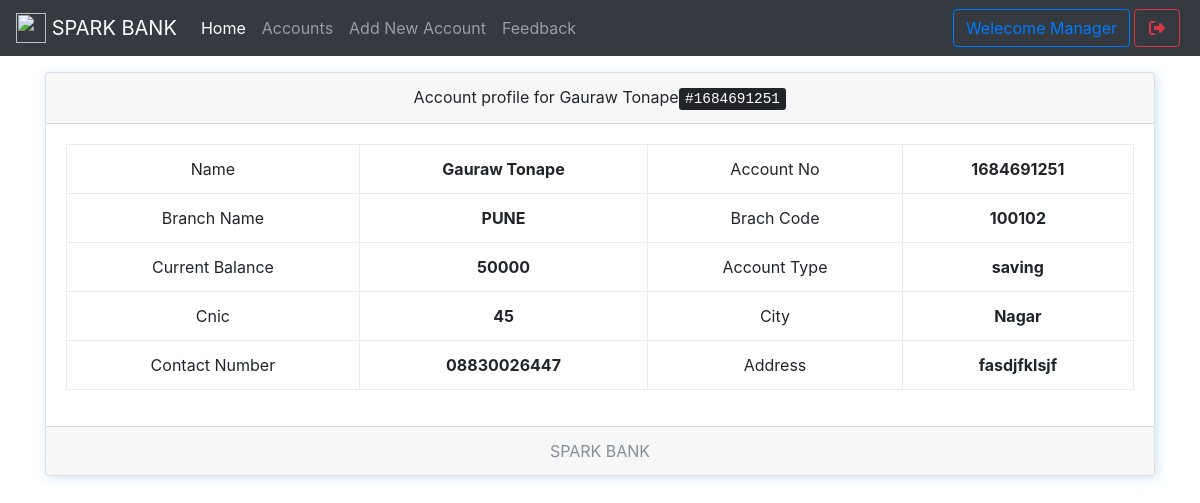
Page /show.php?id=8 (signed in) on the committed database.
### tables this page shows
CREATE TABLE `useraccounts` (
  `id` int(11) NOT NULL,
  `email` text NOT NULL,
  `password` text NOT NULL,
  `name` varchar(111) NOT NULL,
  `balance` varchar(111) NOT NULL,
  `cnic` varchar(111) NOT NULL,
  `number` varchar(111) NOT NULL,
  `city` varchar(111) NOT NULL,
  `address` varchar(111) NOT NULL,
  `source` varchar(111) NOT NULL,
  `accountNo` varchar(111) NOT NULL,
  `branch` varchar(111) NOT NULL,
  `accountType` varchar(111) NOT NULL,
  `date` timestamp NOT NULL DEFAULT current_timestamp()
);

CREATE TABLE `branch` (
  `branchId` int(11) NOT NULL,
  `branchNo` varchar(111) NOT NULL,
  `branchName` varchar(111) NOT NULL
);

### show.php (the view, shortened to what this page needs)
<!DOCTYPE html>
<html>
<head>
  <?php require 'assets/autoloader.php'; ?>
  <?php require 'assets/function.php'; ?>
</head>
<body style="background-size: 100%" class="bg-gradient-seconday">
<nav class="navbar navbar-expand-lg navbar-dark bg-dark fixed-top">
 <a class="navbar-brand" href="#">
    <img src="images/logo.png" style="object-fit:cover;object-position:center center" width="30" height="30" class="d-inline-block align-top" alt="">
   <?php echo bankname; ?>
  </a>
  <div class="collapse navbar-collapse" id="navbarSupportedContent">
    <ul class="navbar-nav mr-auto">
      <li class="nav-item ">
        <a class="nav-link active" href="mindex.php">Home <span class="sr-only">(current)</span></a>
      </li>
      <li class="nav-item ">  <a class="nav-link" href="maccounts.php">Accounts</a></li>
      <li class="nav-item ">  <a class="nav-link" href="maddnew.php">Add New Account</a></li>
      <li class="nav-item ">  <a class="nav-link" href="mfeedback.php">Feedback</a></li>
    </ul>
    <?php include 'msideButton.php'; ?>
  </div>
</nav><br><br><br>
<?php
  $array = $con->query("select * from useraccounts,branch where useraccounts.id = '$_GET[id]' AND useraccounts.branch = branch.branchId");
  $row = $array->fetch_assoc();
 ?>
<div class="container">
<div class="card w-100 text-center shadowBlue">
  <div class="card-header">
    Account profile for <?php echo $row['name'];echo "<kbd>#";echo $row['accountNo'];echo "</kbd>"; ?>
  </div>
  <div class="card-body">
    <table class="table table-bordered">
      <tbody>
        <tr>
          <td>Name</td>
          <th><?php echo $row['name'] ?></th>
          <td>Account No</td>
          <th><?php echo $row['accountNo'] ?></th>
        </tr><tr>
          <td>Branch Name</td>
          <th><?php echo $row['branchName'] ?></th>
          <td>Brach Code</td>
          <th><?php echo $row['branchNo'] ?></th>
        </tr><tr>
          <td>Current Balance</td>
          <th><?php echo $row['balance'] ?></th>
          <td>Account Type</td>
          <th><?php echo $row['accountType'] ?></th>
        </tr><tr>
          <td>Cnic</td>
          <th><?php echo $row['cnic'] ?></th>
          <td>City</td>
          <th><?php echo $row['city'] ?></th>
        </tr><tr>
          <td>Contact Number</td>
          <th><?php echo $row['number'] ?></th>
          <td>Address</td>
          <th><?php echo $row['address'] ?></th>
        </tr>
      </tbody>
    </table>
  </div>
  <div class="card-footer text-muted">
    <?php echo bankname; ?>
  </div>
</div>
</body>
</html>

### custom.css (style rules this page uses)
.shadowBlue { box-shadow: 2px 2px 11px #75b3e759 }

### rows in the picture
useraccounts: name "Gauraw Tonape", accountNo "1684691251", branch.branchName "PUNE", branch.branchNo "100102", balance "50000", accountType "saving", cnic "45", city "Nagar", number "08830026447", address "fasdjfklsjf"

### other values in the picture
bankname "SPARK BANK"
